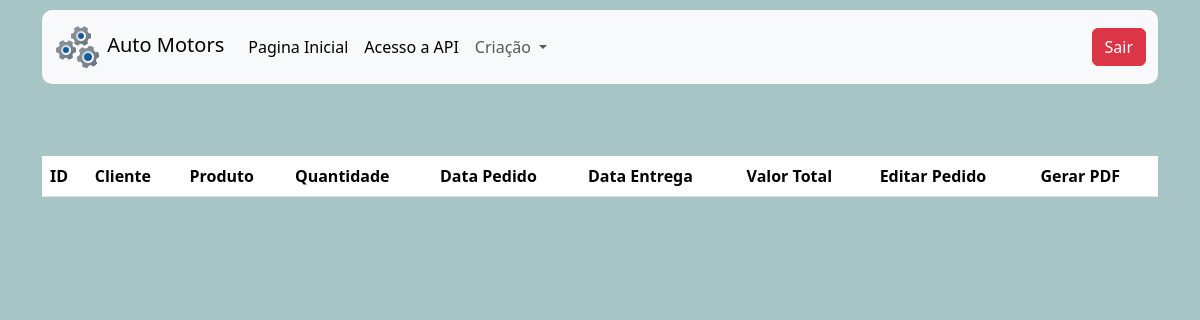
The app's page /automotors/home/ (signed in), older data.
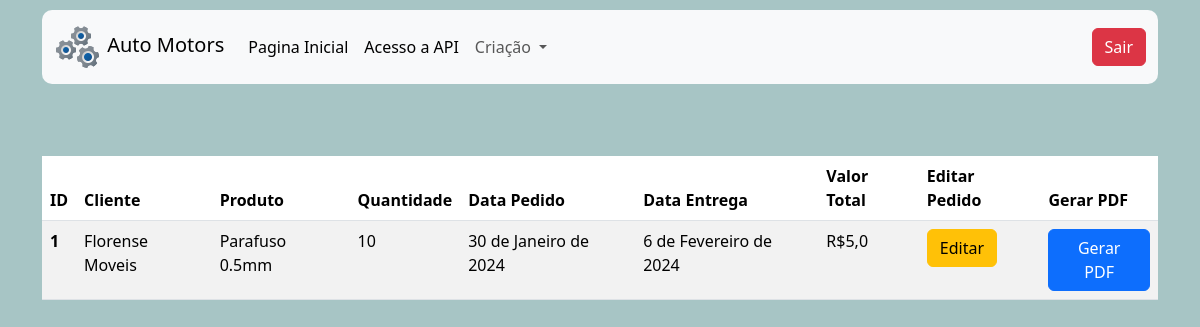
The same page, newer data.
### main/models.py (models this page shows, shortened)
class Pedidos(models.Model):
    cliente = models.ForeignKey(Clientes, on_delete=models.CASCADE)
    produtos = models.ManyToManyField(Produtos)
    quantidade = models.IntegerField(default=0)
    data_pedido = models.DateField()
    data_entrega = models.DateField()
    valor_total = models.FloatField()

class Clientes(models.Model):
    nome = models.CharField(max_length=200)
    endereco = models.CharField(max_length=500)
    telefone = models.IntegerField()
    email = models.EmailField()
    def __str__(self):
        return self.nome

class Produtos(models.Model):
    nome = models.CharField(max_length=200)
    preço = models.FloatField()
    descricao = models.TextField()
    estoque = models.IntegerField()
    def __str__(self):
        return self.nome

### main/views.py (the view)
# urls.py: 2. Add a URL to urlpatterns:  path('', views.home, name='home')
def home(request):
    if request.user.is_authenticated:
        if request.method == 'GET':
            pedidos = Pedidos.objects.all()
            return render(request, 'home.html', {'pedidos':pedidos})
    else:
        return redirect('/users/login/')

### main/templates/home.html
{% extends 'bases/base.html' %}
{% load static %}
{% block addcss %}
  <link rel="stylesheet" href="{% static 'main/css/home.css' %}">
{% endblock %}
{% block content %}
  <div class="container">
    {% include 'partials/header.html' %}
    <table class="table table-striped">
      <thead>
        <tr>
          <th scope="col">ID</th>
          <th scope="col">Cliente</th>
          <th scope="col">Produto</th>
          <th scope="col">Quantidade</th>
          <th scope="col">Data Pedido</th>
          <th scope="col">Data Entrega</th>
          <th scope="col">Valor Total</th>
          <th scope="col">Editar Pedido</th>
          <th scope="col">Gerar PDF</th>
        </tr>
      </thead>
      <tbody>
        {% for pedido in pedidos %}
          <tr>
            <th scope="row">{{pedido.id}}</th>
            <td>{{pedido.cliente}}</td>
            <td>{% for produt in pedido.produtos.all %}{{produt}}{% endfor %}</td>
            <td>{{pedido.quantidade}}</td>
            <td>{{pedido.data_pedido}}</td>
            <td>{{pedido.data_entrega}}</td>
            <td>R${{pedido.valor_total}}</td>
            <td><a href="{% url 'editar_pedido' pedido.id %}" class="btn btn-warning">Editar</a></td>
            <td><a href="{% url 'gerar_pdf' pedido.id %}" class="btn btn-primary">Gerar PDF</a></td>
          </tr>
        {% endfor %}
      </tbody>
    </table>
  </div>
{% endblock content %}

Row changes from the older to the newer data that the page shows:
added Pedidos: id "1", cliente "Florense Moveis", quantidade "10", data_pedido "30 de Janeiro de 2024", data_entrega "6 de Fevereiro de 2024", valor_total "5,0"
added Produtos: nome "Parafuso 0.5mm"
